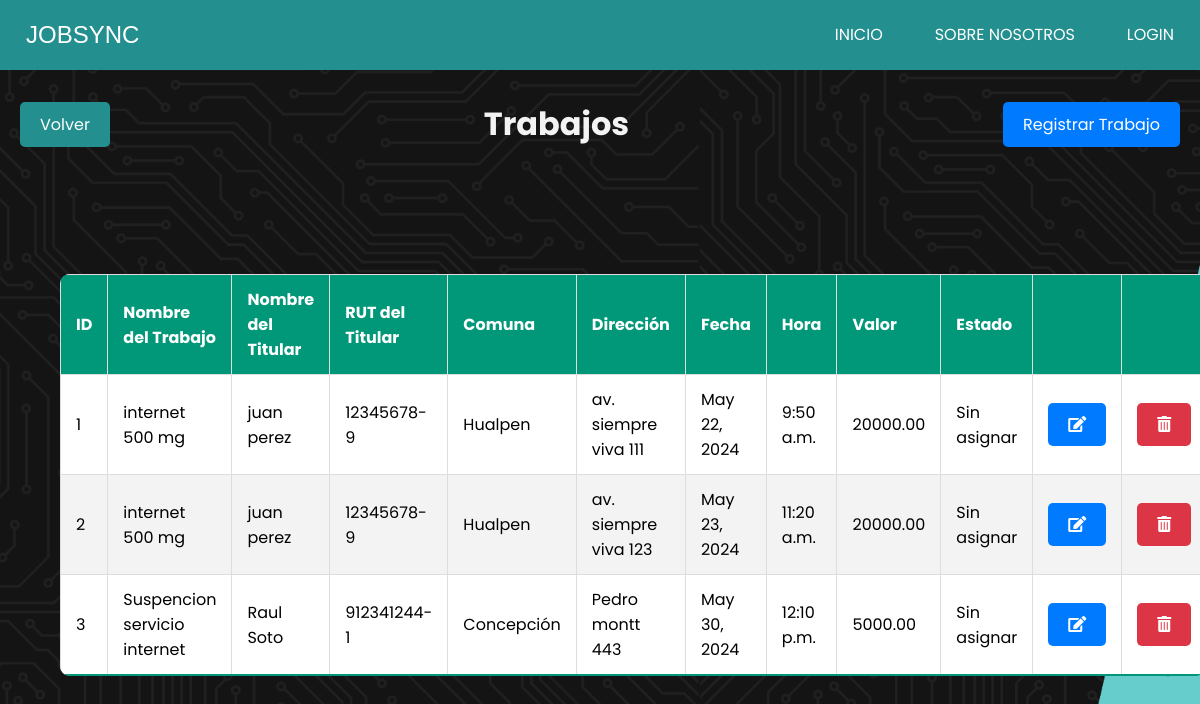
Before: /trabajos/ with the older database file.
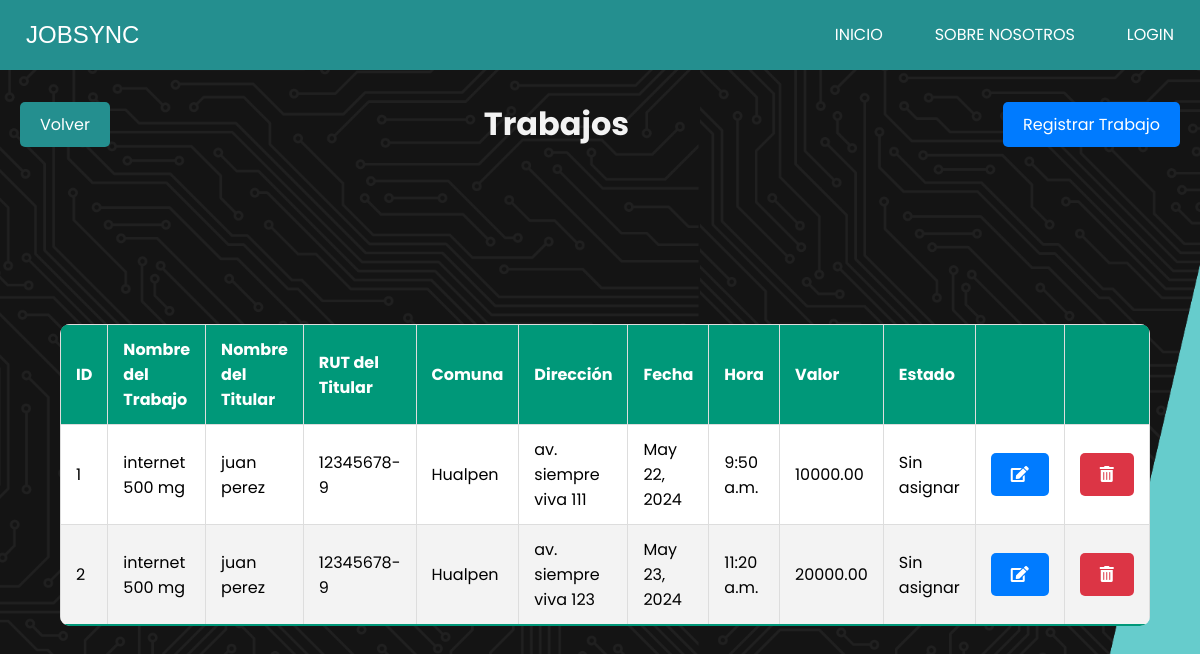
After: the same page with the newer database file.
### JobSyncApp/models.py (models this page shows, shortened)
class Trabajo(models.Model):
    colaborador = models.ForeignKey(CustomUser, on_delete=models.SET_NULL, null=True, blank=True)
    nombre_trabajo = models.CharField(max_length=100)
    nombre_titular = models.CharField(max_length=100)
    rut_titular = models.CharField(max_length=12)
    comuna = models.ForeignKey(Comuna, on_delete=models.SET_NULL, null=True)
    direccion = models.CharField(max_length=255)
    fecha = models.DateField()
    hora = models.TimeField()
    valor = models.DecimalField(max_digits=10, decimal_places=2)
    ESTADO_CHOICES = [
        ('sin_asignar', 'Sin asignar'),
        ('pendiente', 'Pendiente'),
        ('completado', 'Completado'),
    ]
    estado = models.CharField(max_length=20, choices=ESTADO_CHOICES, default='sin_asignar')

class Comuna(models.Model):
    nombre = models.CharField(max_length=100, unique=True)
    def __str__(self):
        return self.nombre

### JobSyncApp/views.py (the view)
# urls.py: path('trabajos/', views.trabajos, name='trabajos'),
def trabajos(request):
    trabajos = Trabajo.objects.all()  # Obtener todos los trabajos
    return render(request, 'admin/gestion_trabajos/trabajos.html', {'trabajos': trabajos})

### JobSyncApp/templates/admin/gestion_trabajos/trabajos.html (shortened to what this page needs)
{% extends 'index.html' %}
{% load static %}
{% block extra_css %}
<link rel="stylesheet" href="{% static 'css/admin/trabajos.css' %}">
<link rel="stylesheet" href="https://cdnjs.cloudflare.com/ajax/libs/font-awesome/5.15.4/css/all.min.css">
{% endblock extra_css %}
{% block contenido %}
<div class="header">
    <a href="{% url 'index_trabajo' %}" id="btn-volver" class="btn btn-back">Volver</a>
    <h1 id="titulo-trabajos">Trabajos</h1>
    <a href="{% url 'crear_trabajo' %}" id="btn-registrar" class="btn">Registrar Trabajo</a>
</div>
<div class="container">
    <table class="table">
        <thead>
            <tr>
                <th>ID</th>
                <th>Nombre del Trabajo</th>
                <th>Nombre del Titular</th>
                <th>RUT del Titular</th>
                <th>Comuna</th>
                <th>Dirección</th>
                <th>Fecha</th>
                <th>Hora</th>
                <th>Valor</th>
                <th>Estado</th>
                <th></th>
                <th></th>
            </tr>
        </thead>
        <tbody>
            {% for trabajo in trabajos %}
            <tr>
                <td>{{ trabajo.id }}</td>
                <td>{{ trabajo.nombre_trabajo }}</td>
                <td>{{ trabajo.nombre_titular }}</td>
                <td>{{ trabajo.rut_titular }}</td>
                <td>{{ trabajo.comuna }}</td>
                <td>{{ trabajo.direccion }}</td>
                <td>{{ trabajo.fecha }}</td>
                <td>{{ trabajo.hora }}</td>
                <td>{{ trabajo.valor }}</td>
                <td>{{ trabajo.get_estado_display }}</td>
                <td>
                    <a href="{% url 'modificar_trabajo' trabajo.id %}" class="btn btn-primary"><i class="fas fa-edit"></i></a>
                </td>
                <td>
                    <a href="{% url 'eliminar_trabajo' trabajo.id %}" class="btn btn-danger"><i class="fas fa-trash-alt"></i></a>
                </td>
            </tr>
            {% endfor %}
        </tbody>
    </table>
</div>
{% endblock %}

Changed rows visible on the page:
removed Trabajo: id "3", nombre_trabajo "Suspencion servicio internet", nombre_titular "Raul Soto", rut_titular "912341244-1", comuna "Concepción", direccion "Pedro montt 443", fecha "May 30, 2024", hora "12:10 p.m.", valor "5000.00", estado "Sin asignar"
changed Trabajo "av. siempre viva 111": valor "20000.00" → "10000.00"
